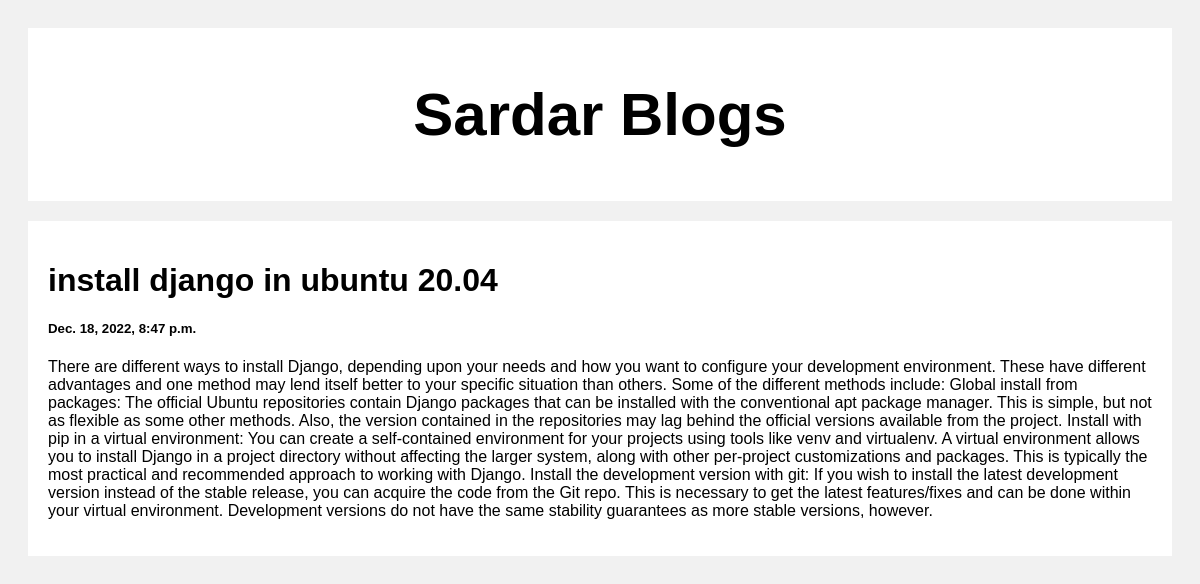
Screenshot of /post/3 with the database file from the repository.
### posts/models.py (models this page shows)
class Post(models.Model):
    title = models.CharField(max_length=100)
    body = models.CharField(max_length=1000000)
    created_at = models.DateTimeField(default=datetime.now, blank=True)

### posts/views.py (the view)
# urls.py: path('post/<str:pk>',views.post, name="post"),
def post(request,pk):
    posts = Post.objects.get(id=pk)
    return render(request,'post.html',{'Posts':posts})

### template/post.html (shortened to what this page needs)
<!DOCTYPE html>
<html>
<head>
</head>
<body>
<div class="header">
    <a href="/">
  <h2>Sardar Blogs</h2>
</a>
</div>
<div class="row">
  <div class="leftcolumn">
    <div class="card">
        <h1>{{Posts.title}}</h1>
        <h5>{{Posts.created_at}}</h5>
        <p>{{Posts.body}}</p>
    </div>
  </div>
</div>
</body>
</html>

### template/post.html (style rules this page uses)
* { box-sizing: border-box; }
body { font-family: Arial; padding: 20px; background: #f1f1f1; }
.header { padding: 2px; font-size: 40px; text-align: center; background: white; }
.leftcolumn { float: left; width: 100%; }
.card { background-color: white; padding: 20px; margin-top: 20px; }
.row:after { content: ""; display: table; clear: both; }
a { text-decoration: none; color: black; }

### rows the page displays
Post: title "install django in ubuntu 20.04", created_at "Dec. 18, 2022, 8:47 p.m.", body "There are different ways to install Django, depending upon your needs and how you want to configure your development environment. These have different advantages and one method may lend itself better to your specific situation than others. Some of the different methods include: Global install from packages: The official Ubuntu repositories contain Django packages that can be installed with the conventional apt package manager. This is simple, but not as flexible as some other methods. Also, the version contained in the repositories may lag behind the official versions available from the project. Install with pip in a virtual environment: You can create a self-contained environment for your…"
